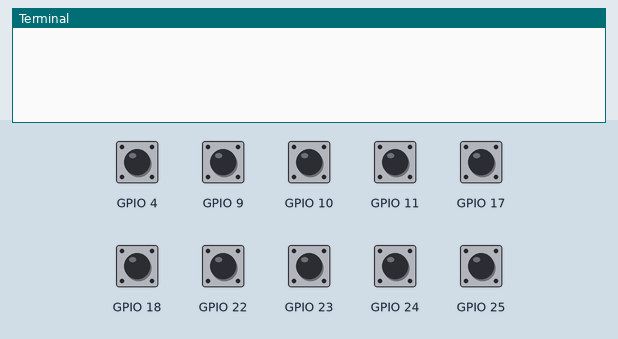
Simulated run of this program. Board: Raspberry Pi (BCM pin numbers). Shown: the last lines printed to the terminal. The inputs (shaded band) are chosen by the test bench; at power-on: GPIO 4, GPIO 9–11, GPIO 17, GPIO 18, GPIO 22–25 HIGH.

Above: at 1.2 s.
1.3 s: GPIO 4 pulled LOW for 0.25 s
At 1.9 s:
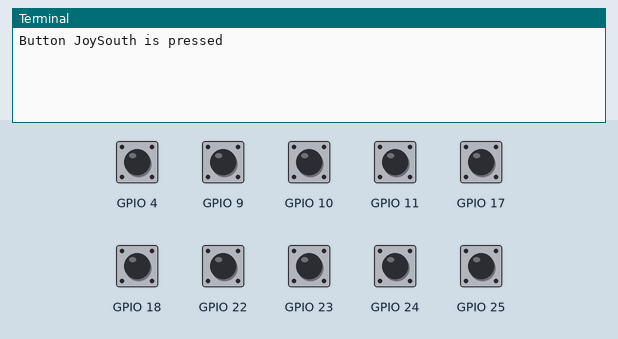
3.0 s: GPIO 9 pulled LOW for 0.25 s
At 4.4 s:
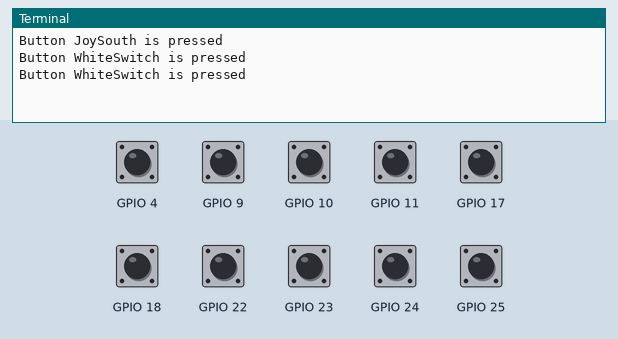
4.7 s: GPIO 10 pulled LOW for 0.25 s
At 5.8 s:
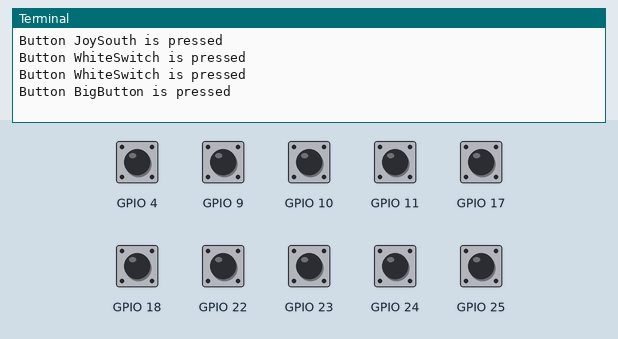
6.4 s: GPIO 11 pulled LOW for 0.25 s
At 7.2 s:
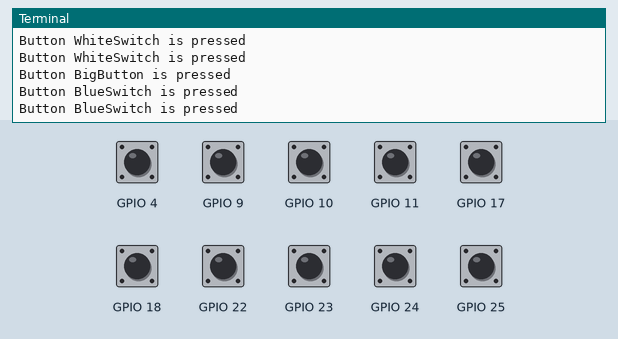
8.1 s: GPIO 17 pulled LOW for 0.25 s
At 9.4 s:
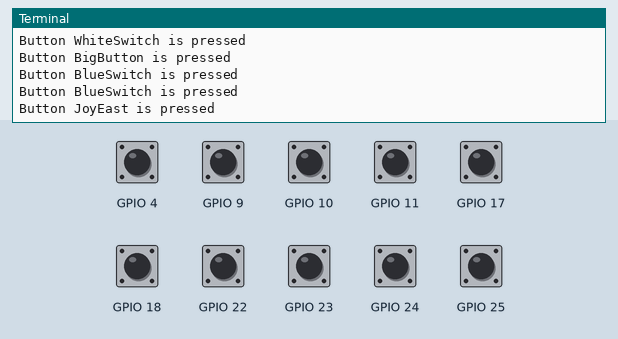
9.8 s: GPIO 18 pulled LOW for 0.25 s
At 11.1 s:
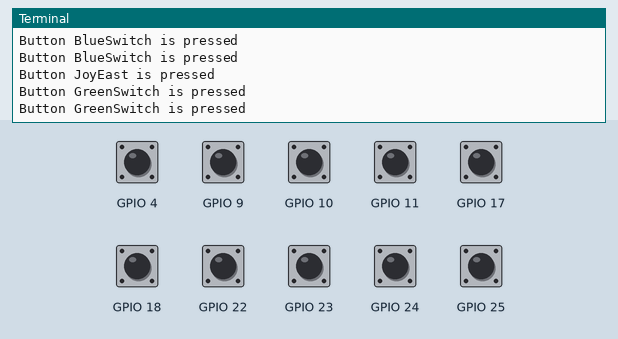

The program:

buttons-test.py
```python
from gpiozero import Button
from time import sleep

button_pins = {
    'JoyNorth' : 23,
    'JoyEast' : 17,
    'JoySouth' : 4,
    'JoyWest' : 25,
    'RedSwitch' : 22,
    'BlueSwitch' : 11,
    'WhiteSwitch' : 9,
    'GreenSwitch' : 18,
    'BlackSwitch' : 24,
    'BigButton' : 10
    }

buttons = {}

for button_name, gpio_num in button_pins.items():
    buttons[button_name] = Button (gpio_num)

while True:
    for button_name, this_button in buttons.items():
        if (this_button.is_pressed):
            print ("Button {} is pressed".format(button_name))
    sleep(0.2)
```

Measured:
- after the input at 1.3 s, the terminal: prints a new line after 0.10 s (image 1)
- after the input at 3.0 s, the terminal: prints a new line at once (image 2)
- after the input at 4.7 s, the terminal: prints a new line after 0.11 s (image 3)
- after the input at 6.4 s, the terminal: prints a new line at once (image 4)
- after the input at 8.1 s, the terminal: prints a new line after 0.11 s (image 5)
- after the input at 9.8 s, the terminal: prints a new line at once (image 6)
